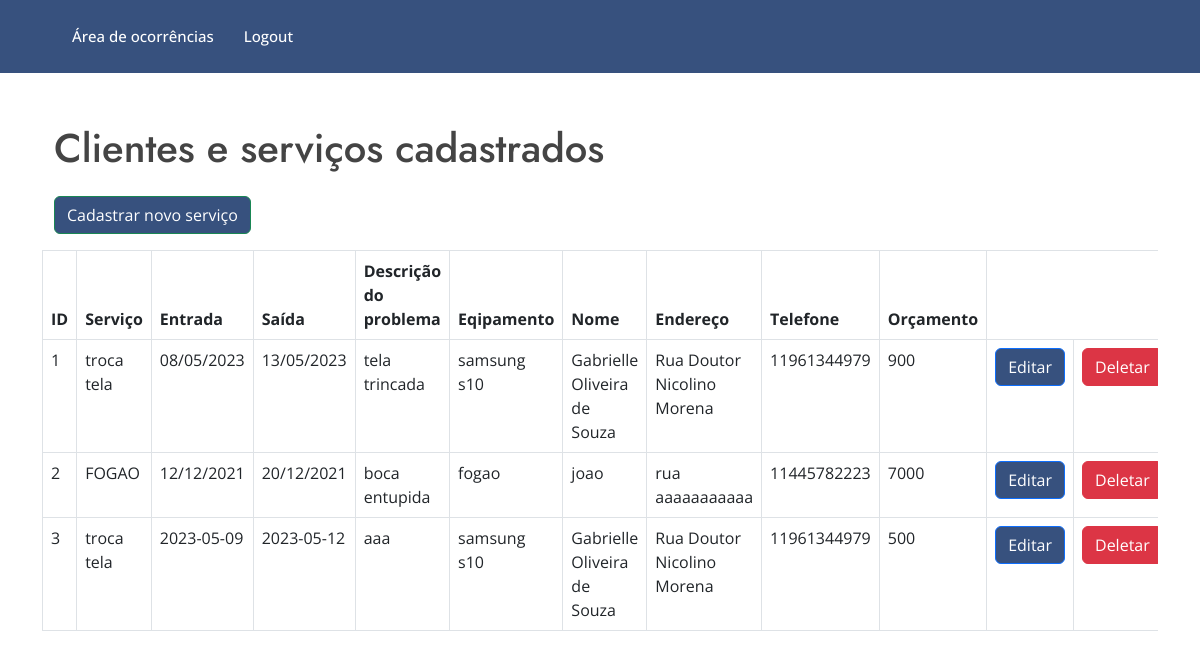
Page /home on the earlier database version.
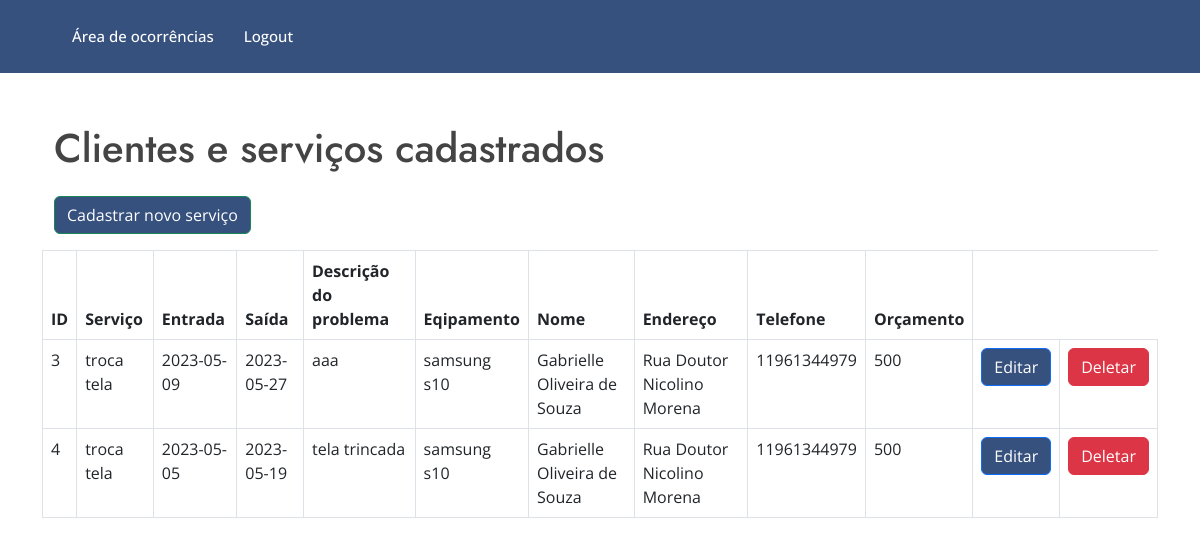
Same page on the later database version.
### src/models.py (models this page shows)
class Client(db.Model):
    id = db.Column(db.Integer, primary_key=True, autoincrement=True)
    servico = db.Column(db.String(100))
    dentrada = db.Column(db.String(50))
    dsaida = db.Column(db.String(50))
    descricao = db.Column(db.String(200))
    equipamento = db.Column(db.String(100))
    nome = db.Column(db.String(150))
    endereco = db.Column(db.String(200))
    fone = db.Column(db.String(200) )
    orcamento = db.Column(db.String(60))

### src/main.py (the view)
@main.route("/home", methods=["GET"])
def home():
    clients = Client.query.all()
    return render_template("home.html", clients=clients) # datas vai receber conteudo da var data

### src/template/home.html (shortened to what this page needs)
{% extends 'layout.html' %}
{% block body %}
<main id="main">
  <section id="about" class="about" style="width: 100%">
    <div class="container py-5 h-100" data-aos="fade-up">
      <h1>Clientes e serviços cadastrados</h1>
      <div class="row">
        <p class="text-right">
          <a href="{{url_for('main.add_user')}}" class="btn btn-success" style="background-color: #37517E;"
            >Cadastrar novo serviço</a
          >
        </p>
        <table class="table table-bordered">
          <thead>
            <tr>
              <th scope="col">ID</th>
              <th scope="col">Serviço</th>
              <th scope="col">Entrada</th>
              <th scope="col">Saída</th>
              <th scope="col">Descrição do problema</th>
              <th scope="col">Eqipamento</th>
              <th scope="col">Nome</th>
              <th scope="col">Endereço</th>
              <th scope="col">Telefone</th>
              <th scope="col">Orçamento</th>
            </tr>
          </thead>
          <tbody>
            {% for client in clients %}
            <tr>
              <td>{{client.id}}</td>
              <td>{{client.servico}}</td>
              <td>{{client.dentrada}}</td>
              <td>{{client.dsaida}}</td>
              <td>{{client.descricao}}</td>
              <td>{{client.equipamento}}</td>
              <td>{{client.nome}}</td>
              <td>{{client.endereco}}</td>
              <td>{{client.fone}}</td>
              <td>{{client.orcamento}}</td>
              <td>
                <a
                  href="{{url_for('main.edit_user',id=client.id)}}"
                  class="btn btn-primary"
                  style="background-color: #37517E;"
                  >Editar</a
                >
              </td>
              <td>
                <a
                  href="{{url_for('main.delete_user',id=client.id)}}"
                  class="btn btn-danger"
                  onclick="return confirm ('Tem certeza que deseja apagar?')"
                  >Deletar</a
                >
              </td>
            </tr>
            {% endfor %}
          </tbody>
        </table>
      </div>
    </div>
  </section>
</main>
{% endblock %}

### src/template/layout.html (shortened to what this page needs)
<!DOCTYPE html>
<html>
  <head>
    <link rel="stylesheet" href="https://cdn.jsdelivr.net/npm/bootstrap@5.3.0-alpha3/dist/css/bootstrap.min.css" />
    <link rel="stylesheet" href="../static/style/style.css" />
</head>
  <body>
    <header id="header" class="fixed-top eader-scrolled" style="background-color: #37517E;">
      <div class="container d-flex align-items-center">
          <nav id="navbar" class="navbar">
            <ul>
              <li><a class="nav-link scrollto"  href="{{url_for('main.home')}}">Área de ocorrências</a></li>
              <li><a class="nav-link   scrollto" href="{{ url_for('auth.logout') }}">Logout</a></li>
            </ul>
          </nav>
      </div>
    </header>
    <div class="container pt-3">
       {% block body %} {% endblock %}
    </div>
  </body>
</html>

### src/static/style/style.css (style rules this page uses)
body { font-family: "Open Sans", sans-serif; color: #444444; }
a { color: #47b2e4; text-decoration: none; }
h1, h2, h3, h4, h5, h6 { font-family: "Jost", sans-serif; }
#header { transition: all 0.5s; z-index: 997; padding: 15px 0; }
.fixed-top { position: fixed; top: 0; right: 0; left: 0; z-index: 1030; }
.navbar { padding: 0; }
.navbar ul { margin: 0; padding: 0; display: flex; list-style: none; align-items: center; }
.navbar li { position: relative; }
.navbar a, .navbar a:focus { display: flex; align-items: center; justify-content: space-between; padding: 10px 0 10px 30px; font-size: 15px; font-weight: 500; color: #fff; white-space: nowrap; }
section { padding: 60px 0; overflow: hidden; }

Differences in the rows shown:
removed Client: id "1", servico "troca tela", dentrada "08/05/2023", dsaida "13/05/2023", descricao "tela trincada", equipamento "samsung s10", nome "Gabrielle Oliveira de Souza", endereco "Rua Doutor Nicolino Morena", fone "11961344979", orcamento "900"
removed Client: id "2", servico "FOGAO", dentrada "12/12/2021", dsaida "20/12/2021", descricao "boca entupida", equipamento "fogao", nome "joao", endereco "rua aaaaaaaaaaa", fone "11445782223", orcamento "7000"
changed Client "aaa": dsaida "2023-05-12" → "2023-05-27"
added Client: id "4", servico "troca tela", dentrada "2023-05-05", dsaida "2023-05-19", descricao "tela trincada", equipamento "samsung s10", nome "Gabrielle Oliveira de Souza", endereco "Rua Doutor Nicolino Morena", fone "11961344979", orcamento "500"
